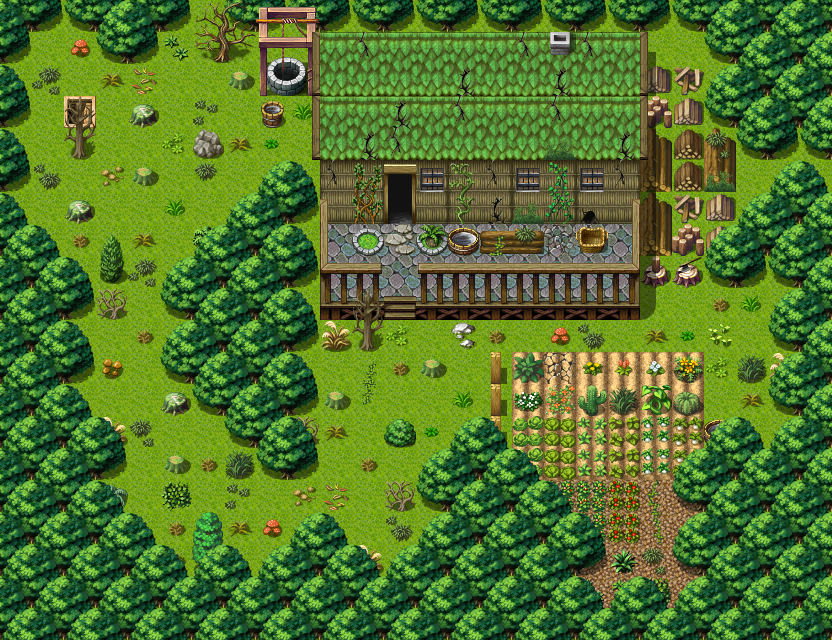

A level layout from a 2D game, rendered from its tile map. Below: a short description, then the map file with tile-grid data replaced by summaries:
An orthogonal 26x20 tile map with 32x32 px tiles, 3 tile layers (Ground, Objects, Above), 1 hidden layer not drawn, 28 tilesets and 4 objects (2x mapchange, 2x spawn).

<map version="1.0" orientation="orthogonal" width="26" height="20" tilewidth="32" tileheight="32">
    <tileset firstgid="1" name="map_6" tilewidth="32" tileheight="32">
        <image source="../drawable/map_6.png" width="256" height="256" />
    </tileset>
    <tileset firstgid="65" name="map_36" tilewidth="32" tileheight="32">
        <image source="../drawable/map_36.png" width="256" height="256" />
    </tileset>
    <tileset firstgid="129" name="map_28" tilewidth="32" tileheight="32">
        <image source="../drawable/map_28.png" width="256" height="256" />
    </tileset>
    <tileset firstgid="193" name="map_26" tilewidth="32" tileheight="32">
        <image source="../drawable/map_26.png" width="256" height="256" />
    </tileset>
    <tileset firstgid="257" name="map_0" tilewidth="32" tileheight="32">
        <image source="../drawable/map_0.png" width="256" height="256" />
    </tileset>
    <tileset firstgid="321" name="map_19" tilewidth="32" tileheight="32">
        <image source="../drawable/map_19.png" width="256" height="256" />
    </tileset>
    <tileset firstgid="385" name="map_17" tilewidth="32" tileheight="32">
        <image source="../drawable/map_17.png" width="256" height="256" />
    </tileset>
    <tileset firstgid="449" name="map_16" tilewidth="32" tileheight="32">
        <image source="../drawable/map_16.png" width="256" height="256" />
    </tileset>
    <tileset firstgid="513" name="map_10" tilewidth="32" tileheight="32">
        <image source="../drawable/map_10.png" width="256" height="256" />
    </tileset>
    <tileset firstgid="577" name="map_5" tilewidth="32" tileheight="32">
        <image source="../drawable/map_5.png" width="256" height="256" />
    </tileset>
    <tileset firstgid="641" name="map_3" tilewidth="32" tileheight="32">
        <image source="../drawable/map_3.png" width="256" height="256" />
    </tileset>
    <tileset firstgid="705" name="map_1" tilewidth="32" tileheight="32">
        <image source="../drawable/map_1.png" width="256" height="256" />
    </tileset>
    <tileset firstgid="769" name="map_4" tilewidth="32" tileheight="32">
        <image source="../drawable/map_4.png" width="256" height="256" />
    </tileset>
    <tileset firstgid="833" name="map_9" tilewidth="32" tileheight="32">
        <image source="../drawable/map_9.png" width="256" height="256" />
    </tileset>
    <tileset firstgid="897" name="map_7" tilewidth="32" tileheight="32">
        <image source="../drawable/map_7.png" width="256" height="256" />
    </tileset>
    <tileset firstgid="961" name="map_8" tilewidth="32" tileheight="32">
        <image source="../drawable/map_8.png" width="256" height="256" />
    </tileset>
    <tileset firstgid="1025" name="map_2" tilewidth="32" tileheight="32">
        <image source="../drawable/map_2.png" width="256" height="256" />
    </tileset>
    <tileset firstgid="1089" name="map_18" tilewidth="32" tileheight="32">
        <image source="../drawable/map_18.png" width="256" height="256" />
    </tileset>
    <tileset firstgid="1153" name="map_31" tilewidth="32" tileheight="32">
        <image source="../drawable/map_31.png" width="256" height="256" />
    </tileset>
    <tileset firstgid="1217" name="map_12" tilewidth="32" tileheight="32">
        <image source="../drawable/map_12.png" width="256" height="256" />
    </tileset>
    <tileset firstgid="1281" name="map_27" tilewidth="32" tileheight="32">
        <image source="../drawable/map_27.png" width="256" height="256" />
    </tileset>
    <tileset firstgid="1345" name="map_35" tilewidth="32" tileheight="32">
        <image source="../drawable/map_35.png" width="256" height="256" />
    </tileset>
    <tileset firstgid="1409" name="map_30" tilewidth="32" tileheight="32">
        <image source="../drawable/map_30.png" width="256" height="256" />
    </tileset>
    <tileset firstgid="1473" name="map_33" tilewidth="32" tileheight="32">
        <image source="../drawable/map_33.png" width="256" height="256" />
    </tileset>
    <tileset firstgid="1537" name="map_11" tilewidth="32" tileheight="32">
        <image source="../drawable/map_11.png" width="256" height="256" />
    </tileset>
    <tileset firstgid="1601" name="map_34" tilewidth="32" tileheight="32">
        <image source="../drawable/map_34.png" width="256" height="256" />
    </tileset>
    <tileset firstgid="1665" name="map_13" tilewidth="32" tileheight="32">
        <image source="../drawable/map_13.png" width="256" height="256" />
    </tileset>
    <tileset firstgid="1729" name="map_20" tilewidth="32" tileheight="32">
        <image source="../drawable/map_20.png" width="256" height="256" />
    </tileset>
    <layer name="Ground" width="26" height="20">
        <data>[520 cells, 520 non-empty, 12 distinct tile ids]</data>
    </layer>
    <layer name="Objects" width="26" height="20">
        <data>[520 cells, 405 non-empty, 109 distinct tile ids]</data>
    </layer>
    <layer name="Above" width="26" height="20">
        <data>[520 cells, 76 non-empty, 21 distinct tile ids]</data>
    </layer>
    <layer name="Walkable" width="26" height="20" visible="0">
        <data>[520 cells, 348 non-empty, 1 distinct tile ids]</data>
    </layer>
    <objectgroup name="Mapevents">
        <object name="down lodarhouse0" type="mapchange" x="64" y="96" width="32" height="32">
            <properties>
                <property name="map" value="lodarcave7" />
                <property name="place" value="up lodarcave7" />
            </properties>
        </object>
        <object name="lodarhouse" type="mapchange" x="384" y="192" width="32" height="32">
            <properties>
                <property name="map" value="lodarhouse1" />
                <property name="place" value="south" />
            </properties>
        </object>
    </objectgroup>
    <objectgroup name="Spawn">
        <object name="beetle2" type="spawn" x="32" y="64" width="288" height="224">
            <properties>
                <property name="quantity" value="2" />
                <property name="spawngroup" value="beetle2" />
            </properties>
        </object>
        <object name="beetle2_1" type="spawn" x="64" y="320" width="736" height="288">
            <properties>
                <property name="quantity" value="4" />
                <property name="spawngroup" value="beetle2" />
            </properties>
        </object>
    </objectgroup>
    <objectgroup name="Keys" />
</map>
